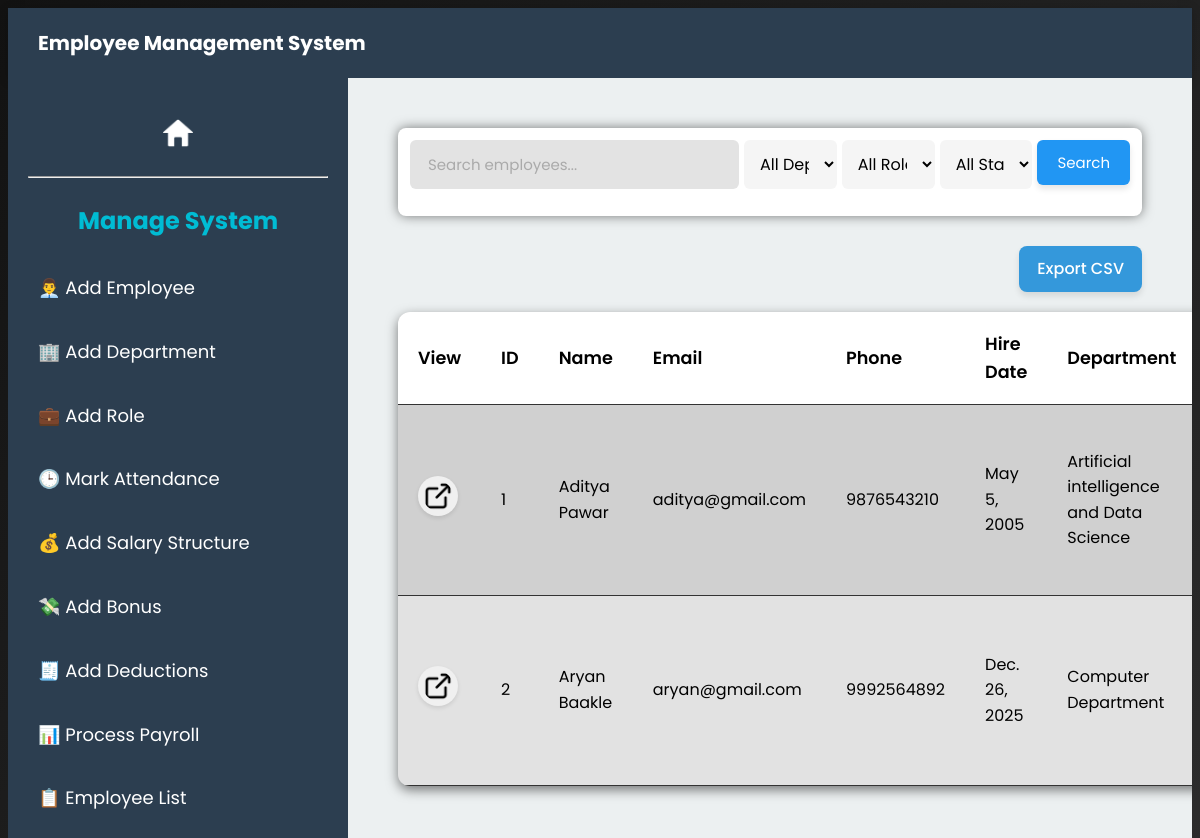
Page /employee_list/ on the committed database.
### employee/models.py (models this page shows, shortened)
class Employee(models.Model):
    STATUS_CHOICES = [
        ('Active', 'Active'),
        ('Inactive', 'Inactive'),
    ]
    employee_id = models.AutoField(primary_key=True)
    first_name = models.CharField(max_length=50)
    last_name = models.CharField(max_length=50)
    email = models.EmailField(unique=True)
    phone = models.CharField(max_length=20)
    hire_date = models.DateField()
    department = models.ForeignKey(Department, on_delete=models.CASCADE)
    role = models.ForeignKey(Role, on_delete=models.CASCADE)
    status = models.CharField(max_length=10, choices=STATUS_CHOICES, default='Active')

class Department(models.Model):
    department_id = models.AutoField(primary_key=True)
    department_name = models.CharField(max_length=100)
    department_code = models.CharField(max_length=20, unique=True)
    def __str__(self):
        return self.department_name

### employee/views.py (the view, shortened to what this page needs)
# urls.py: path('employee_list/', employee_list, name='employee_list'),
def employee_list(request):
    query = request.GET.get('q', '')
    department = request.GET.get('department')
    role = request.GET.get('role')
    status = request.GET.get('status')
    employees = Employee.objects.all()
    if department:
        try:
            employees = employees.filter(department__pk=int(department))
        except ValueError:
            pass  # silently ignore invalid filter
    if role:
        try:
            employees = employees.filter(role__pk=int(role))
        except ValueError:
            pass
    if status:
        employees = employees.filter(status=status)
    departments = Department.objects.all()
    roles = Role.objects.all()
    context = {
        'employees': employees,
        'departments': departments,
        'roles': roles,
    }
    return render(request, 'manage/employee_list.html', context)

### employee/models.py (called while the page is built)
    def __str__(self):
        return self.role_name

### employee/templates/manage/employee_list.html (shortened to what this page needs)
{% extends "manage/manage.html" %}
{% load static %}
{% block head %}
{{ block.super }}
<link rel="stylesheet" href="{% static 'css/employee_list.css' %}">
{% endblock %}
{% block main_content %}
<div class="employee-container">
    <div class="search-bar">
        <form method="GET">
            <input
                type="search"
                name="q"
                placeholder="Search employees..."
                value="{{ request.GET.q }}"
            >
            <select name="department">
                <option value="">All Departments</option>
            </select>
            <select name="role">
                <option value="">All Roles</option>
            </select>
            <select name="status">
                <option value="">All Status</option>
            </select>
            <button type="submit">Search</button>
        </form>
    </div>
    <div class="export-csv">
        <a href="{% url 'export_employees_csv' %}?q={{ request.GET.q }}&department={{ request.GET.department }}&role={{ request.GET.role }}&status={{ request.GET.status }}" class="btn-export">Export CSV</a>
    </div>
    <div class="employee-table">
        <table>
            <thead>
                <tr>
                    <th>View</th>
                    <th>ID</th>
                    <th>Name</th>
                    <th>Email</th>
                    <th>Phone</th>
                    <th>Hire Date</th>
                    <th>Department</th>
                </tr>
            </thead>
            <tbody>
                {% for employee in employees %}
                <tr>
                    <td><a href="{% url 'individual_stats' employee.employee_id%}"><img class="view-image "src="{% static 'images/view.webp' %}" alt="" width="30px" height="30px"></a></td>
                    <td>{{ employee.employee_id }}</td>
                    <td>{{ employee.first_name }} {{ employee.last_name }}</td>
                    <td>{{ employee.email }}</td>
                    <td>{{ employee.phone }}</td>
                    <td>{{ employee.hire_date }}</td>
                    <td>{{ employee.department }}</td>
                </tr>
                {% empty %}
                <tr>
                    <td colspan="9" class="no-results">No employees found.</td>
                </tr>
                {% endfor %}
            </tbody>
        </table>
    </div>
</div>
{% endblock %}

### employee/templates/manage/manage.html (shortened to what this page needs)
{% extends "base.html" %}
{% load static %}
{% block head %}
<link rel="stylesheet" href="{% static 'css/manage.css' %}" />
{% endblock %}
{% block content %}
{% include "navbar.html" %}
<div class="manage-container">
  <div class="manage-sidebar">
    <div style="display: flex; justify-content: center; margin: 20px 0">
      <a href="{% url 'home' %}" class="homeimg">
        <img
          src="{% static 'images/home.png' %}"
          alt="Home"
          width="30px"
          height="30px"
        />
      </a>
    </div>
    <hr />
    <a href="/manage"> <h3 class="manage-title">Manage System</h3> </a>
    <div class="manage-links">
      <a href="{% url 'add_employee' %}" class="manage-link">👨‍💼 Add Employee</a>
      <a href="{% url 'add_department' %}" class="manage-link"
        >🏢 Add Department</a
      >
      <a href="{% url 'add_role' %}" class="manage-link">💼 Add Role</a>
      <a href="{% url 'mark_attendance' %}" class="manage-link"
        >🕒 Mark Attendance</a
      >
      <a href="{% url 'add_salary_structure' %}" class="manage-link">💰 Add Salary Structure</a>
      <a href="{% url 'add_bonus' %}" class="manage-link">💸 Add Bonus</a>
      <a href="{% url 'add_deductions' %}" class="manage-link">🧾 Add Deductions</a>
      <a href="{% url 'process_payroll' %}" class="manage-link"
        >📊 Process Payroll</a
      >
      <a href="{% url 'employee_list' %}" class="manage-link"
        >📋 Employee List</a
      >
    </div>
  </div>
  <div class="manage-content">
    {% block main_content %}{% endblock %}
  </div>
</div>
{% endblock %}

### employee/templates/base.html (shortened to what this page needs)
<!DOCTYPE html>
<html lang="en">
<head>
    {% load static %}
    <link rel="stylesheet" href="{% static 'css/style.css' %}">
    {% block head %}{% endblock %}
</head>
<body>
    {% block content %}
    {% endblock %}
</body>
</html>

### employee/templates/navbar.html (shortened to what this page needs)
{% load static %}
<!DOCTYPE html>
<html lang="en">
  <head>
  </head>
  <body>
    {% load static %}
    <nav class="navbar">
      <div class="nav-center">
        <div class="logo">
          <span>Employee Management System</span>
        </div>
      </div>
    </nav>
  </body>
</html>

### employee/static/css/style.css (style rules this page uses)
* { font-family: poppins; }
body { background: linear-gradient(135deg, #121212, #2c2c2c); color: #f5f5f5; font-family: 'Inter', sans-serif; font-size: 16px; line-height: 1.6; text-rendering: optimizeLegibility; min-width: 200px; transition: background 0.5s ease-in-out; }
a { color: #00bcd4; text-decoration: none; transition: color 0.3s ease, text-shadow 0.3s ease; }
button { background-color: #4caf50; color: #fff; border: none; padding: 12px 25px; border-radius: 6px; font-size: 1rem; cursor: pointer; box-shadow: 0 4px 6px rgba(0, 0, 0, 0.1); transition: background-color 0.3s ease, transform 0.3s ease; }
input, select, textarea { background-color: #ffffff; color: #f1f1f1; border: none; padding: 12px; font-size: 1rem; border-radius: 6px; width: 100%; margin-bottom: 15px; transition: background-color 0.3s ease; }
.navbar { display: flex; justify-content: space-between; align-items: center; background-color: #2c3e50; padding: 10px 30px; color: white; box-shadow: 0 2px 10px rgba(0, 0, 0, 0.2); font-family: 'Segoe UI', sans-serif; }
.navbar .nav-left, .navbar .nav-center, .navbar .nav-right { display: flex; align-items: center; }
.navbar .logo { display: flex; align-items: center; gap: 10px; }
.navbar .logo span { font-size: 20px; font-weight: bold; color: white; }

### employee/static/css/manage.css (style rules this page uses)
.manage-container { display: flex; height: 100vh; }
.manage-sidebar { width: 300px; background-color: #2c3e50; padding: 20px; color: white; }
.manage-links { display: flex; flex-direction: column; }
.manage-link { text-decoration: none; color: white; padding: 10px; margin-bottom: 15px; border-radius: 5px; font-size: 18px; transition: background-color 0.3s; }
.manage-content { flex: 1; background-color: #ecf0f1; padding: 20px; overflow-y: auto; }
.manage-title { text-align: center; font-size: 24px; }
.homeimg img { transition: transform 0.3s ease; }

### employee/static/css/employee_list.css (style rules this page uses)
body { background-color: #121212; color: #f5f5f5; font-family: 'Segoe UI', Tahoma, Geneva, Verdana, sans-serif; }
.employee-container { padding: 30px; max-width: 1200px; margin: auto; }
.search-bar { text-align: center; margin-bottom: 30px; }
.search-bar form { display: flex; background-color: #ffffff; padding: 12px; border-radius: 8px; box-shadow: 0 0 12px rgba(0, 0, 0, 0.5); }
.search-bar input[type="search"] { background-color: #e3e3e3; color: #000000; border: none; padding: 12px 18px; border-radius: 6px; width: 400px; font-size: 15px; outline: none; }
.search-bar input[type="search"]::placeholder { color: #aaa; }
.search-bar button { background-color: #2196f3; color: white; border: none; padding: 8px 20px; height: 45px; border-radius: 6px ; cursor: pointer; font-size: 15px; transition: background-color 0.3s ease; margin-left: 5px; }
.employee-table table { width: 100%; border-collapse: collapse; background-color: #d0d0d0; border-radius: 12px; overflow: hidden; box-shadow: 0 4px 12px rgba(0, 0, 0, 0.5); }
.employee-table th, .employee-table td { padding: 18px 20px; text-align: left; border-bottom: 1px solid #333; color: #000; }
.employee-table th { background-color: #ffffff; color: #000000; font-size: 1.1rem; font-weight: 600; }
.employee-table tr:nth-child(even) { background-color: #e2e2e2; }
.view-image { width: 30px; height: 30px; transition: transform 0.3s ease, box-shadow 0.3s ease; border-radius: 50%; padding: 5px; background-color: #f0f0f0; box-shadow: 0 2px 4px rgba(0, 0, 0, 0.1); }
.export-csv { display: flex; justify-content: flex-end; margin: 20px 0; }
.btn-export { background-color: #3498db; color: white; padding: 10px 18px; font-size: 16px; border: none; border-radius: 8px; text-decoration: none; font-weight: 500; box-shadow: 0 4px 6px rgba(0, 0, 0, 0.1); transition: background-color 0.3s ease, transform 0.2s ease; }

### employee/templates/navbar.html (style rules this page uses)
.navbar { height: 50px; display: flex; justify-content: space-between; align-items: center; background-color: #2c3e50; padding: 10px 30px; color: white; box-shadow: 0 2px 10px rgba(0, 0, 0, 0.2); font-family: "Segoe UI", sans-serif; }
.nav-left, .nav-center, .nav-right { display: flex; align-items: center; }
.logo { display: flex; align-items: center; gap: 10px; }
.logo span { font-size: 20px; font-weight: bold; color: white; }

### rows in the picture
Employee: employee_id "1", first_name "Aditya", last_name "Pawar", email "aditya@gmail.com", phone "9876543210", hire_date "May 5, 2005", department "Artificial intelligence and Data Science"
Employee: employee_id "2", first_name "Aryan", last_name "Baakle", email "aryan@gmail.com", phone "9992564892", hire_date "Dec. 26, 2025", department "Computer Department"
